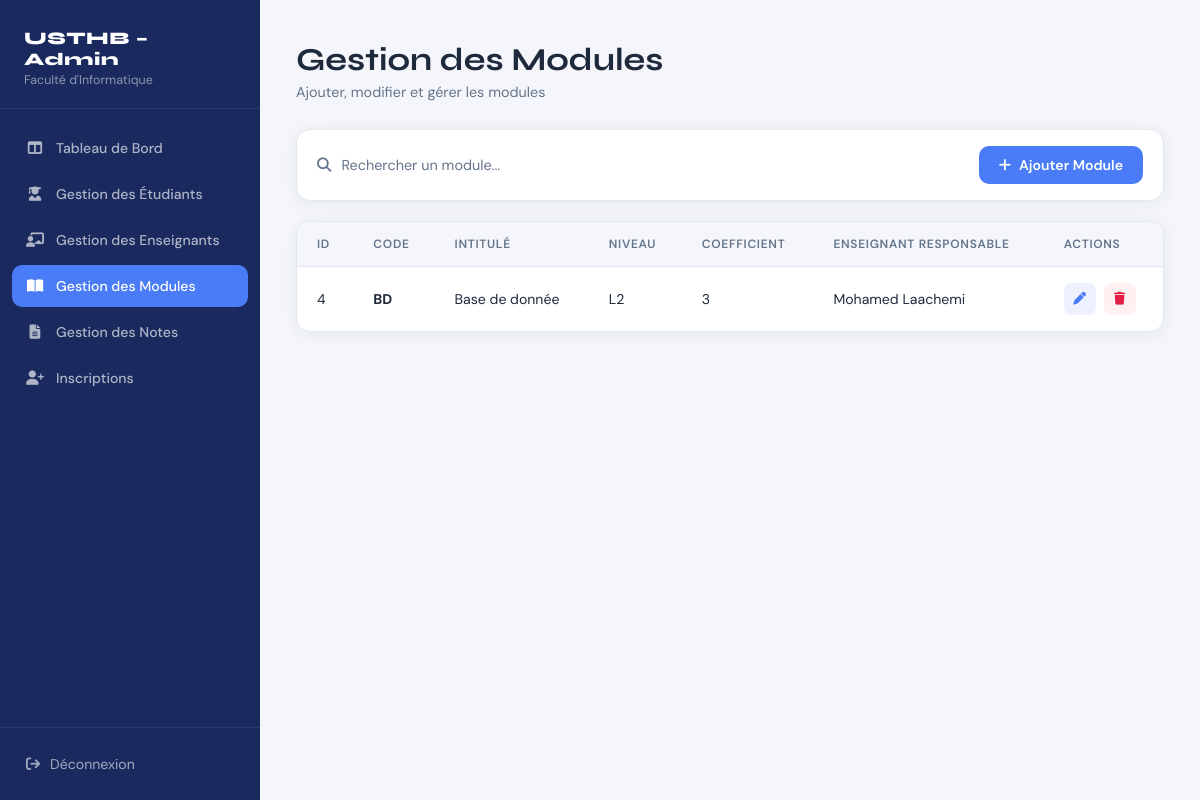
The app's page /GestionModule.php, older data.
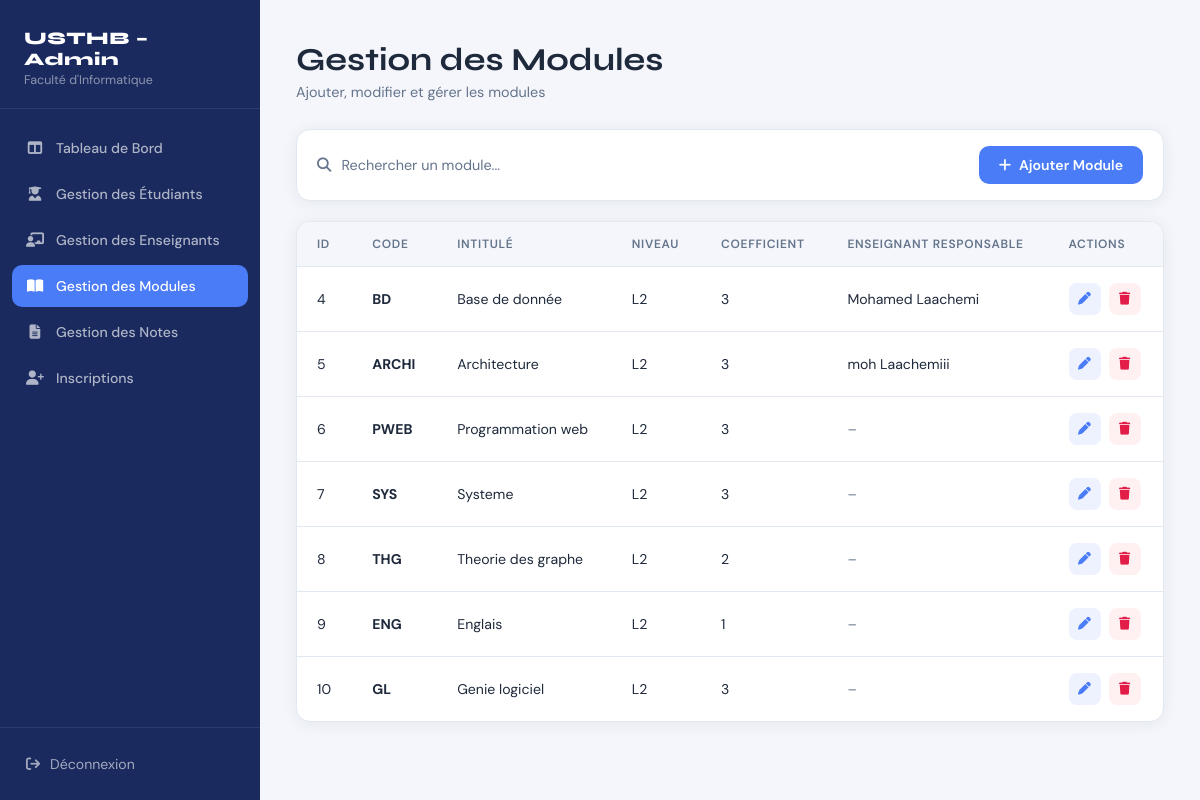
The same page, newer data.
### tables this page shows
CREATE TABLE `modules` (
  `id` int(11) NOT NULL,
  `code` varchar(255) NOT NULL,
  `name` varchar(255) NOT NULL,
  `coefficient` int(11) NOT NULL DEFAULT 1,
  `teacher_id` int(11) DEFAULT NULL,
  `lvl` int(11) NOT NULL DEFAULT 1
);

CREATE TABLE `teachers` (
  `id` int(11) NOT NULL,
  `first_name` varchar(255) NOT NULL,
  `last_name` varchar(255) NOT NULL,
  `email` varchar(255) DEFAULT NULL,
  `user_id` int(11) DEFAULT NULL
);

### GestionModule.php (the view, shortened to what this page needs)
<?php
    $db_server = "localhost";
    $db_user   = "root";
    $db_pass   = "";
    $db_name   = "Usthb_app";
    $conn = mysqli_connect($db_server, $db_user, $db_pass, $db_name);
    $lvlLabels = [1=>'L1',2=>'L2',3=>'L3',4=>'M1',5=>'M2'];
    $queryModules = "SELECT m.id, m.code, m.`name`, m.coefficient, m.lvl, t.first_name, t.last_name
                 FROM Modules m LEFT JOIN Teachers t ON m.teacher_id = t.id ORDER BY m.lvl ASC, m.id ASC";
    $resultModules = mysqli_query($conn, $queryModules);
    $modules = [];
    while($m = mysqli_fetch_assoc($resultModules)) $modules[] = $m;
?>
<!DOCTYPE html>
<html lang="fr">
<head>
    <link rel="stylesheet" href="https://cdnjs.cloudflare.com/ajax/libs/font-awesome/6.5.0/css/all.min.css">
    <link rel="stylesheet" href="GestionModule.css">
</head>
<body>
<div class="layout">
    <aside class="sidebar">
        <div class="sidebar-brand">
            <h2>USTHB – Admin</h2>
            <p>Faculté d'Informatique</p>
        </div>
        <nav class="sidebar-nav">
            <a href="dashboard_admin.php" class="nav-item"><i class="fa-solid fa-table-columns"></i> Tableau de Bord</a>
            <a href="GestionEtudiant.php" class="nav-item"><i class="fa-solid fa-user-graduate"></i> Gestion des Étudiants</a>
            <a href="GestionEnseignant.php" class="nav-item"><i class="fa-solid fa-chalkboard-user"></i> Gestion des Enseignants</a>
            <a href="GestionModule.php" class="nav-item active"><i class="fa-solid fa-book-open"></i> Gestion des Modules</a>
            <a href="Notes.php" class="nav-item"><i class="fa-solid fa-file-lines"></i> Gestion des Notes</a>
            <a href="inscriptions.php" class="nav-item"><i class="fa-solid fa-user-plus"></i> Inscriptions</a>
        </nav>
        <div class="sidebar-footer">
            <a href="login.php"><i class="fa-solid fa-arrow-right-from-bracket"></i> Déconnexion</a>
        </div>
    </aside>
    <main class="main">
        <div class="page-header">
            <h1>Gestion des Modules</h1>
            <p>Ajouter, modifier et gérer les modules</p>
        </div>
        <div class="toolbar">
            <div class="search-box">
                <i class="fa-solid fa-magnifying-glass"></i>
                <input type="text" id="searchInput" placeholder="Rechercher un module...">
            </div>
            <button class="btn-add" onclick="openAddModal()"><i class="fa-solid fa-plus"></i> Ajouter Module</button>
        </div>
        <div class="table-panel">
            <div class="table-wrapper">
                <table id="modulesTable">
                    <thead>
                        <tr><th>ID</th><th>CODE</th><th>INTITULÉ</th><th>NIVEAU</th><th>COEFFICIENT</th><th>ENSEIGNANT RESPONSABLE</th><th>ACTIONS</th></tr>
                    </thead>
                    <tbody>
                        <?php if(count($modules) > 0): ?>
                            <?php foreach($modules as $m): ?>
                            <tr>
                                <td><?= htmlspecialchars($m['id']) ?></td>
                                <td><strong><?= htmlspecialchars($m['code']) ?></strong></td>
                                <td><?= htmlspecialchars($m['name']) ?></td>
                                <td><?= $lvlLabels[$m['lvl']] ?? 'N/A' ?></td>
                                <td><?= htmlspecialchars($m['coefficient']) ?></td>
                                <td><?= $m['first_name'] ? htmlspecialchars($m['first_name'].' '.$m['last_name']) : '<span class="no-teacher">–</span>' ?></td>
                                <td class="actions-cell">
                                    <button class="btn-icon btn-edit" title="Modifier" onclick="openEditModal(<?= $m['id'] ?>,'<?= addslashes($m['code']) ?>','<?= addslashes($m['name']) ?>','<?= $m['coefficient'] ?>', '<?= $m['lvl'] ?>')">
                                        <i class="fa-solid fa-pen"></i>
                                    </button>
                                    <a href="GestionModule.php?delete_id=<?= $m['id'] ?>" class="btn-icon btn-delete" title="Supprimer" onclick="return confirm('Supprimer ce module ? Toutes les notes associées seront supprimées.')">
                                        <i class="fa-solid fa-trash"></i>
                                    </a>
                                </td>
                            </tr>
                            <?php endforeach; ?>
                        <?php else: ?>
                            <tr><td colspan="6" class="empty-msg">Aucun module trouvé.</td></tr>
                        <?php endif; ?>
                    </tbody>
                </table>
            </div>
        </div>
    </main>
</div>
</body>
</html>

Row changes from the older to the newer data that the page shows:
added modules: id "5", code "ARCHI", name "Architecture", lvl "L2", coefficient "3", teacher.last_name "moh Laachemiii"
added modules: id "6", code "PWEB", name "Programmation web", lvl "L2", coefficient "3"
added modules: id "7", code "SYS", name "Systeme", lvl "L2", coefficient "3"
added modules: id "8", code "THG", name "Theorie des graphe", lvl "L2", coefficient "2"
added modules: id "9", code "ENG", name "Englais", lvl "L2", coefficient "1"
added modules: id "10", code "GL", name "Genie logiciel", lvl "L2", coefficient "3"
